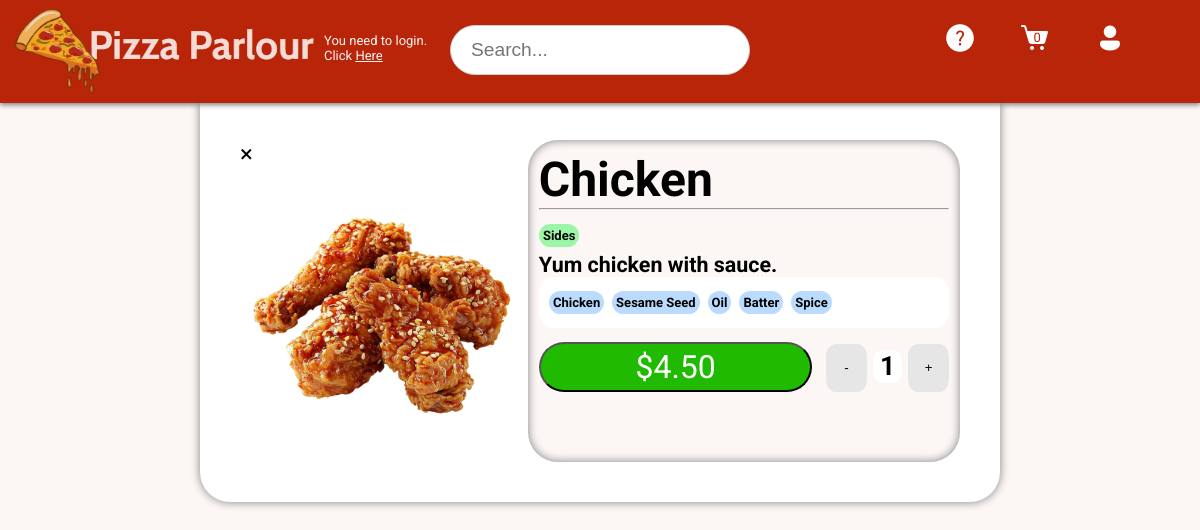
/products/product/chicken/, run on the app's committed database.
### products/models.py (models this page shows, shortened)
class Product(models.Model):
    name = models.CharField(max_length=30)
    slug = models.SlugField()
    price = models.DecimalField(max_digits=4, decimal_places=2)
    description = models.TextField()
    image = models.ImageField(default='fallback.png', blank=True)
    labels = models.ManyToManyField('Label', through='LabelProduct')
    ingredients = models.ManyToManyField('Ingredient', through='IngredientProduct')

class Label(models.Model):
    name = models.CharField(max_length=15)

class Ingredient(models.Model):
    name = models.CharField(max_length=30)
    allergy = models.ManyToManyField('Allergy', through='AllergyIngredient')

### products/views.py (the view)
# urls.py: path('product/<slug:slug>/', views.product_page, name="page"),
def product_page(request, slug):
    product = Product.objects.get(slug=slug)
    labels = product.labels.all()
    ingredients = product.ingredients.all()
    allergies = []
    for ingredient in ingredients:
        allergies.extend(ingredient.allergy.all())
    cartitem = None
    if request.user.is_authenticated:
        cart, created = Cart.objects.get_or_create(user=request.user, completed=False)
        cartitem = cart.cartitems.filter(product=product).first()
    return render(request, 'products/product.html', {'product': product,
                                                     'labels':labels,
                                                     'item':cartitem,
                                                     'ingredients':ingredients,
                                                     'allergies': allergies})

### products/context_processors.py (called while the page is built)
def cart_item_quantity(request):
    if request.user.is_authenticated:
        cart, created = Cart.objects.get_or_create(user=request.user, completed=False)
        return {'cart_item_quantity':cart.num_of_items}
    return{'cart_item_quantity':0}

### products/templates/products/product.html (shortened to what this page needs)
{% extends "layout.html" %}
{% block content %}
    <section>
        <div class="container">
            <div></div>
            <div class="two-column">
                <div>
                    <a href="/products">&times;</a>
                    <img class='expanded-image' src="{{ product.image.url }}" alt="{{ product.name }}">
                </div>
                <div class="inset">
                    <h2>{{ product.name }}</h2>
                    <hr>
                    <div>
                        {% for label in labels %}
                        <h3 class="product-label">{{ label.name }}</h3>
                        {% endfor %}
                    </div>
                    <h6 class="product-description">{{ product.description }}</h6>
                    <div class="ingredients">
                        {% for ingredient in ingredients %}
                        <h3 class="product-ingredient">{{ ingredient.name }}</h3>
                        {% endfor %}
                    </div>
                    <div class="product-info">
                        <button id="add" class="product-add" value="{{ product.id }}">${{ product.price }}</button>
                        <div class="product-quantity">
                            <button id="pminus" class="product-pm">-</button>
                            <h5 class="product-quantity-num" id="quantity-display">
                                1
                            </h5>
                            <button id="pplus" class="product-pm">+</button>
                        </div>
                    </div>
                </div>
            </div>
            <div></div>
        </div>
    </section>
{% endblock %}

### static/css/style.css (style rules this page uses)
* { margin: 0; padding: 0; box-sizing: border-box; }
body { min-height: 100vh; background-color: rgb(252,246,245); color: rgb(0,0,0); font-family: "Roboto", "consolas", sans-serif; font-size: 3rem; }
.container { display: grid; grid-template-columns: 1fr 4fr 1fr; }
.expanded-image { width: 100%; }
.inset { box-shadow: inset 0 0 10px gray; padding: 2.5%; border-radius: 30px; background-color: rgb(252,246,245); text-align: left; font-size: xx-large; }
.product-quantity-num { padding: 1%; background-color: white; margin: 20% 15%; border-radius: 10px; }
.product-quantity { display: grid; grid-template-columns: repeat(3, 1fr); margin: 10% 0 0 10%; text-align: center; }
.product-label, .product-ingredient, .product-allergy { padding: 1%; display: inline-block; border-radius: 50px; font-size: small; }
.product-label { background-color: rgb(155, 247, 167); }
.product-ingredient { background-color: rgb(186, 219, 253); }
.product-description { margin-top: 1%; }
.ingredients { padding-left: 2.5%; height: 17%; background-color: white; border-radius: 15px; }
.product-pm { width: 100%; border-radius: 25%; border: transparent; background-color: rgb(230, 230, 230); margin-top: 5%; }
.product-add { width: 100%; height: 50px; border-radius: 50px; background-color: rgb(32, 187, 1); color: white; font-size: 2rem; font-family: "Roboto", "consolas", sans-serif; margin-top: 5%; }
.product-info { display: grid; grid-template-columns: 2fr 1fr; }
.two-column { display: grid; grid-template-columns: 2fr 3fr; width: 100%; vertical-align: middle; background-color: white; padding: 5%; border-bottom-left-radius: 30px; border-bottom-right-radius: 30px; font-size: 1.5rem; box-shadow: 0 0 10px gray; }
img { align-items: center; }
h3 { font-weight: 700; }
a { text-decoration: none; color: inherit; }

### data on the page
Product: image (picture), name "Chicken", description "Yum chicken with sauce.", price "4.50"
Label: name "Sides"
Ingredient: name "Chicken"
Ingredient: name "Sesame Seed"
Ingredient: name "Oil"
Ingredient: name "Batter"
Ingredient: name "Spice"

### other printed values
{{ cart_item_quantity }} "0"
